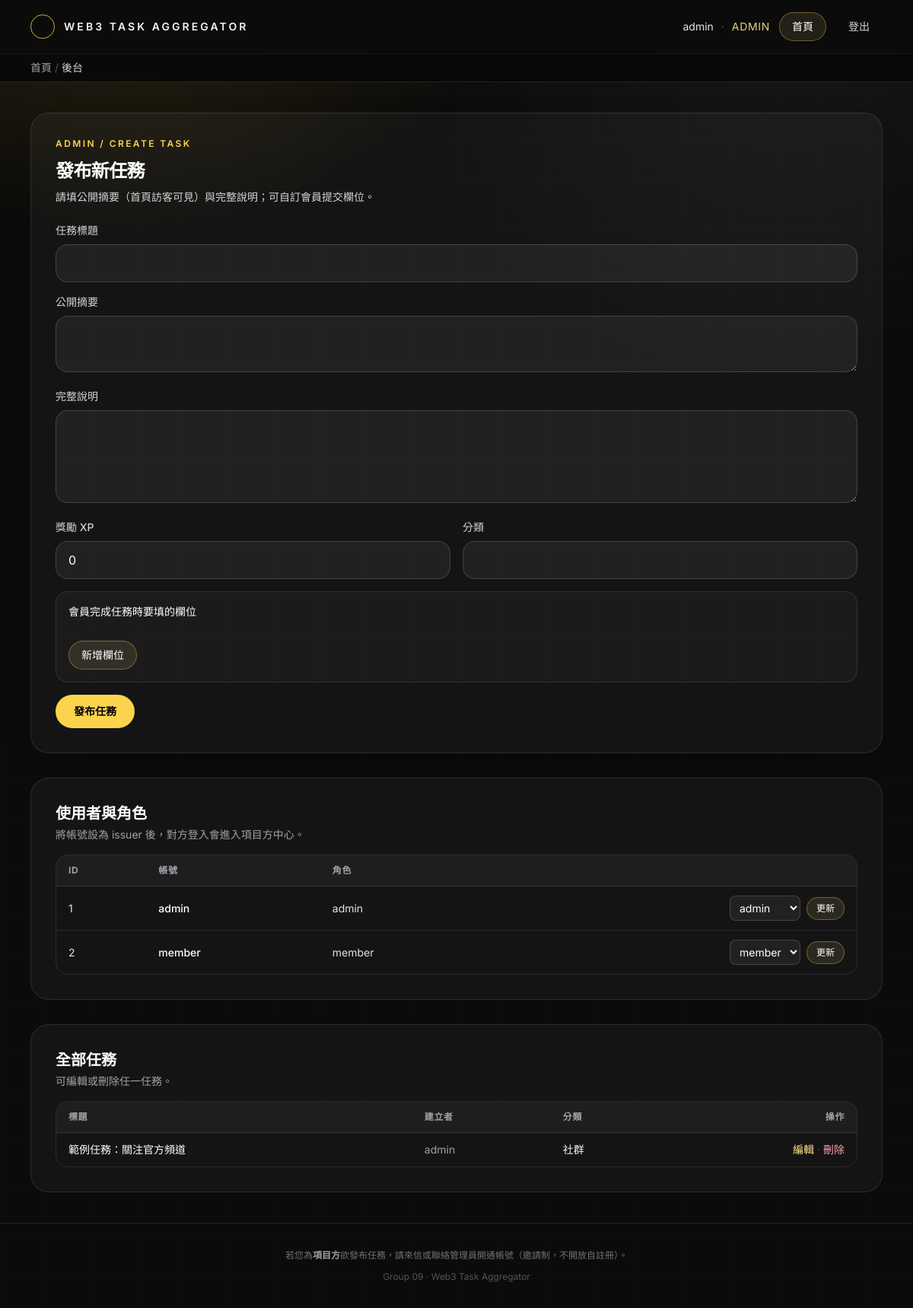
/dashboard.php (signed in), run on the app's committed database.
### tables this page shows
CREATE TABLE `users` (
  `id` INT UNSIGNED AUTO_INCREMENT PRIMARY KEY,
  `username` VARCHAR(50) NOT NULL UNIQUE,
  `password` VARCHAR(255) NOT NULL,
  `role` ENUM('admin', 'member', 'issuer') NOT NULL DEFAULT 'member'
);

CREATE TABLE `tasks` (
  `id` INT UNSIGNED AUTO_INCREMENT PRIMARY KEY,
  `title` VARCHAR(150) NOT NULL,
  `summary` VARCHAR(500) NOT NULL DEFAULT '',
  `description` TEXT NOT NULL,
  `reward_xp` INT UNSIGNED NOT NULL DEFAULT 0,
  `category` VARCHAR(100) NOT NULL,
  `form_schema` LONGTEXT NULL,
  `created_by` INT UNSIGNED NULL,
  `created_at` TIMESTAMP NOT NULL DEFAULT CURRENT_TIMESTAMP,
  CONSTRAINT `fk_tasks_creator` FOREIGN KEY (`created_by`) REFERENCES `users`(`id`) ON DELETE SET NULL
);

### dashboard.php (the view, shortened to what this page needs)
<?php
require_once './db.php';
$role = $_SESSION['role'];
$adminEditTask = null;
$tasks = [];
$sql = 'SELECT t.id, t.title, t.summary, t.description, t.reward_xp, t.category, t.form_schema, t.created_at, t.created_by, u.username AS creator_username '
    . 'FROM tasks t LEFT JOIN users u ON u.id = t.created_by ORDER BY t.created_at DESC';
$taskResult = $conn->query($sql);
if ($taskResult) {
    while ($row = $taskResult->fetch_assoc()) {
        $tasks[] = $row;
    }
}
$allUsers = [];
if ($role === 'admin') {
    $ur = $conn->query('SELECT id, username, role FROM users ORDER BY id ASC');
    if ($ur) {
        while ($row = $ur->fetch_assoc()) {
            $allUsers[] = $row;
        }
    }
}
?>
<!DOCTYPE html>
<html lang="zh-Hant">
<head>
    <script src="https://cdn.tailwindcss.com"></script>
</head>
<body class="min-h-screen bg-[#0b0b0b] text-zinc-100 antialiased selection:bg-amber-300/25 selection:text-white">
    <div aria-hidden="true" class="pointer-events-none fixed inset-0 -z-10">
        <div class="absolute inset-0 bg-[radial-gradient(1000px_circle_at_14%_-15%,rgba(251,191,36,0.20),transparent_58%),radial-gradient(900px_circle_at_86%_0%,rgba(255,255,255,0.05),transparent_62%)]"></div>
        <div class="absolute inset-0 opacity-25 [background-image:linear-gradient(to_right,rgba(255,255,255,0.055)_1px,transparent_1px),linear-gradient(to_bottom,rgba(255,255,255,0.055)_1px,transparent_1px)] [background-size:60px_60px]"></div>
    </div>
    <?php require __DIR__ . '/includes/site_header.php'; ?>
    <main class="fade-in-up mx-auto w-full max-w-6xl space-y-8 px-4 py-10">
        <?php if ($role === 'admin'): ?>
            <section class="rounded-3xl border border-white/10 bg-white/[0.04] p-8 shadow-[0_18px_50px_-35px_rgba(0,0,0,0.9)]">
                <p class="text-xs font-semibold uppercase tracking-[0.2em] text-amber-300">Admin / <?php echo $adminEditTask ? 'Edit Task' : 'Create Task'; ?></p>
                <h1 class="mt-3 text-2xl font-semibold tracking-tight text-white"><?php echo $adminEditTask ? '編輯任務' : '發布新任務'; ?></h1>
                <p class="mt-2 text-sm text-zinc-300">請填公開摘要（首頁訪客可見）與完整說明；可自訂會員提交欄位。</p>
                <form method="post" action="./dashboard.php<?php echo $adminEditTask ? '?edit=' . (int) $adminEditTask['id'] : ''; ?>" class="mt-6 space-y-4" id="admin-task-form">
                    <div>
                        <label class="mb-2 block text-sm font-medium text-zinc-300" for="title">任務標題</label>
                        <input id="title" name="title" type="text" class="w-full rounded-2xl border border-white/15 bg-white/[0.06] px-4 py-3 text-white placeholder:text-zinc-500 focus:border-amber-300/40 focus:outline-none focus:ring-2 focus:ring-amber-300/50" required value="<?php echo $adminEditTask ? htmlspecialchars($adminEditTask['title']) : ''; ?>">
                    </div>
                    <div>
                        <label class="mb-2 block text-sm font-medium text-zinc-300" for="summary">公開摘要</label>
                        <textarea id="summary" name="summary" rows="2" class="w-full rounded-2xl border border-white/15 bg-white/[0.06] px-4 py-3 text-white placeholder:text-zinc-500 focus:border-amber-300/40 focus:outline-none focus:ring-2 focus:ring-amber-300/50" required><?php echo $adminEditTask ? htmlspecialchars($adminEditTask['summary']) : ''; ?></textarea>
                    </div>
                    <div>
                        <label class="mb-2 block text-sm font-medium text-zinc-300" for="description">完整說明</label>
                        <textarea id="description" name="description" rows="4" class="w-full rounded-2xl border border-white/15 bg-white/[0.06] px-4 py-3 text-white placeholder:text-zinc-500 focus:border-amber-300/40 focus:outline-none focus:ring-2 focus:ring-amber-300/50" required><?php echo $adminEditTask ? htmlspecialchars($adminEditTask['description']) : ''; ?></textarea>
                    </div>
                    <div class="grid grid-cols-1 gap-4 md:grid-cols-2">
                        <div>
                            <label class="mb-2 block text-sm font-medium text-zinc-300" for="reward_xp">獎勵 XP</label>
                            <input id="reward_xp" name="reward_xp" type="number" min="0" class="w-full rounded-2xl border border-white/15 bg-white/[0.06] px-4 py-3 text-white focus:border-amber-300/40 focus:outline-none focus:ring-2 focus:ring-amber-300/50" required value="<?php echo $adminEditTask ? (int) $adminEditTask['reward_xp'] : '0'; ?>">
                        </div>
                        <div>
                            <label class="mb-2 block text-sm font-medium text-zinc-300" for="category">分類</label>
                            <input id="category" name="category" type="text" class="w-full rounded-2xl border border-white/15 bg-white/[0.06] px-4 py-3 text-white focus:border-amber-300/40 focus:outline-none focus:ring-2 focus:ring-amber-300/50" required value="<?php echo $adminEditTask ? htmlspecialchars($adminEditTask['category']) : ''; ?>">
                        </div>
                    </div>
                    <div class="rounded-2xl border border-white/10 bg-white/[0.03] p-4">
                        <p class="text-sm font-medium text-white">會員完成任務時要填的欄位</p>
                        <button type="button" id="admin-add-field" class="mt-3 rounded-full border border-amber-300/35 bg-amber-200/10 px-4 py-2 text-sm font-medium text-white hover:bg-amber-200/20">新增欄位</button>
                    </div>
                    <div class="flex flex-wrap gap-3">
                        <button type="submit" class="rounded-full bg-amber-300 px-6 py-3 text-sm font-semibold text-black transition hover:bg-amber-200"><?php echo $adminEditTask ? '儲存' : '發布任務'; ?></button>
                    </div>
                </form>
            </section>
            <section class="rounded-3xl border border-white/10 bg-white/[0.04] p-8">
                <h2 class="text-xl font-semibold text-white">使用者與角色</h2>
                <p class="mt-1 text-sm text-zinc-400">將帳號設為 issuer 後，對方登入會進入項目方中心。</p>
                <div class="mt-4 overflow-x-auto rounded-2xl border border-white/10">
                    <table class="min-w-full text-left text-sm">
                        <thead class="border-b border-white/10 bg-white/[0.04] text-xs uppercase tracking-wider text-zinc-400">
                            <tr>
                                <th class="px-4 py-3">ID</th>
                                <th class="px-4 py-3">帳號</th>
                                <th class="px-4 py-3">角色</th>
                                <th class="px-4 py-3"></th>
                            </tr>
                        </thead>
                        <tbody class="divide-y divide-white/10">
                            <?php foreach ($allUsers as $u): ?>
                                <tr class="text-zinc-200">
                                    <td class="px-4 py-3"><?php echo (int) $u['id']; ?></td>
                                    <td class="px-4 py-3 font-medium text-white"><?php echo htmlspecialchars($u['username']); ?></td>
                                    <td class="px-4 py-3"><?php echo htmlspecialchars($u['role']); ?></td>
                                    <td class="px-4 py-3 text-right">
                                        <form method="post" action="./dashboard.php" class="inline-flex flex-wrap items-center gap-2 justify-end">
                                            <select name="new_role" class="rounded-lg border border-white/15 bg-white/[0.06] px-2 py-1.5 text-sm text-white">
                                                <option value="member" <?php echo $u['role'] === 'member' ? 'selected' : ''; ?>>member</option>
                                                <option value="admin" <?php echo $u['role'] === 'admin' ? 'selected' : ''; ?>>admin</option>
                                            </select>
                                            <button type="submit" class="rounded-full border border-amber-300/35 bg-amber-200/10 px-3 py-1.5 text-xs font-medium text-white hover:bg-amber-200/20">更新</button>
                                        </form>
                                    </td>
                                </tr>
                            <?php endforeach; ?>
                        </tbody>
                    </table>
                </div>
            </section>
            <section class="rounded-3xl border border-white/10 bg-white/[0.04] p-8">
                <h2 class="text-xl font-semibold text-white">全部任務</h2>
                <p class="mt-1 text-sm text-zinc-400">可編輯或刪除任一任務。</p>
                <?php if (empty($tasks)): ?>
                    <p class="mt-4 text-sm text-zinc-500">尚無任務。</p>
                <?php else: ?>
                    <div class="mt-4 overflow-x-auto rounded-2xl border border-white/10">
                        <table class="min-w-full text-left text-sm">
                            <thead class="border-b border-white/10 bg-white/[0.04] text-xs uppercase tracking-wider text-zinc-400">
                                <tr>
                                    <th class="px-4 py-3">標題</th>
                                    <th class="px-4 py-3">建立者</th>
                                    <th class="px-4 py-3">分類</th>
                                    <th class="px-4 py-3 text-right">操作</th>
                                </tr>
                            </thead>
                            <tbody class="divide-y divide-white/10">
                                <?php foreach ($tasks as $t): ?>
                                    <tr>
                                        <td class="px-4 py-3 text-white"><?php echo htmlspecialchars($t['title']); ?></td>
                                        <td class="px-4 py-3 text-zinc-400"><?php echo htmlspecialchars($t['creator_username'] ?? '—'); ?></td>
                                        <td class="px-4 py-3"><?php echo htmlspecialchars($t['category']); ?></td>
                                        <td class="px-4 py-3 text-right whitespace-nowrap">
                                            <a href="./dashboard.php?edit=<?php echo (int) $t['id']; ?>" class="text-amber-200 hover:text-amber-100">編輯</a>
                                            <span class="text-zinc-600"> · </span>
                                            <form method="post" action="./dashboard.php" class="inline" onsubmit="return confirm('確定刪除？');">
                                                <button type="submit" class="text-rose-300 hover:text-rose-200">刪除</button>
                                            </form>
                                        </td>
                                    </tr>
                                <?php endforeach; ?>
                            </tbody>
                        </table>
                    </div>
                <?php endif; ?>
            </section>
        <?php endif; ?>
    </main>
    <?php require __DIR__ . '/includes/site_footer.php'; ?>
</body>
</html>

### dashboard.php (style rules this page uses)
body { font-family: "Inter", sans-serif; }
.fade-in-up { animation: fadeInUp 560ms ease-out both; }

### data on the page
users: id "1", username "admin", role "admin", new_role "admin"
users: id "2", username "member", role "member", new_role "member"
tasks: title "範例任務：關注官方頻道", created_by.username "admin", category "社群"

### other printed values
$shellUser['name'] "admin"
$shellUser['role'] "ADMIN"
$bc['label'] "首頁"
$bc['label'] "後台"
